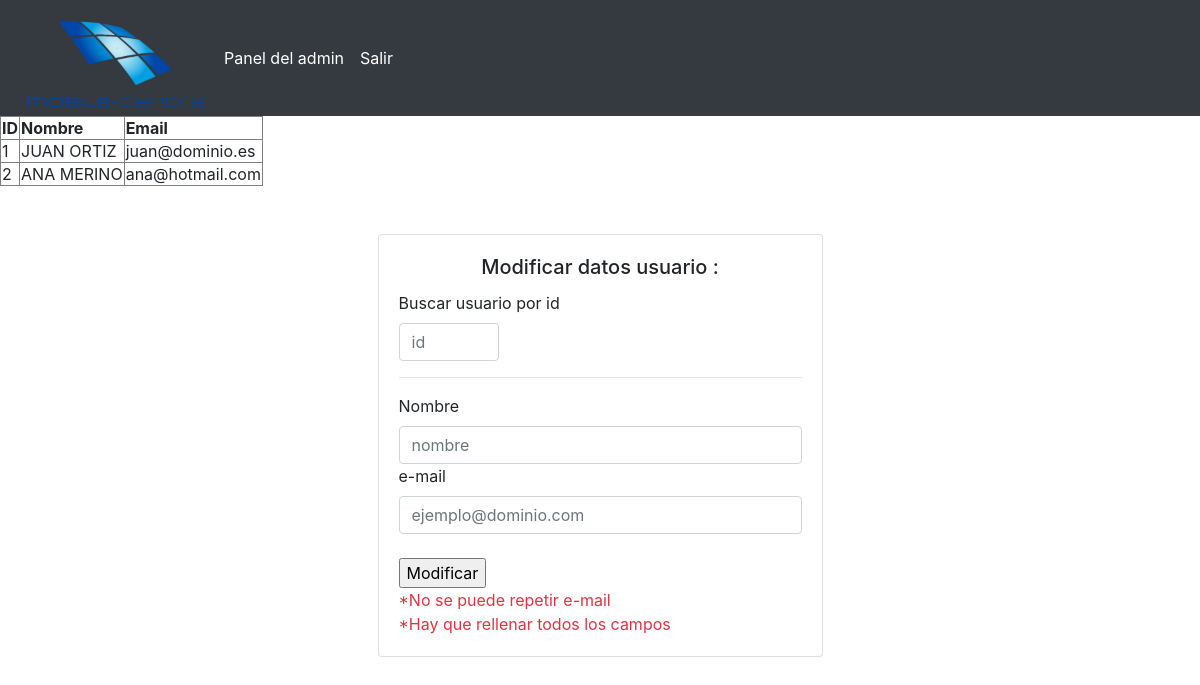
The page /datosuser.php on the database as committed earlier.
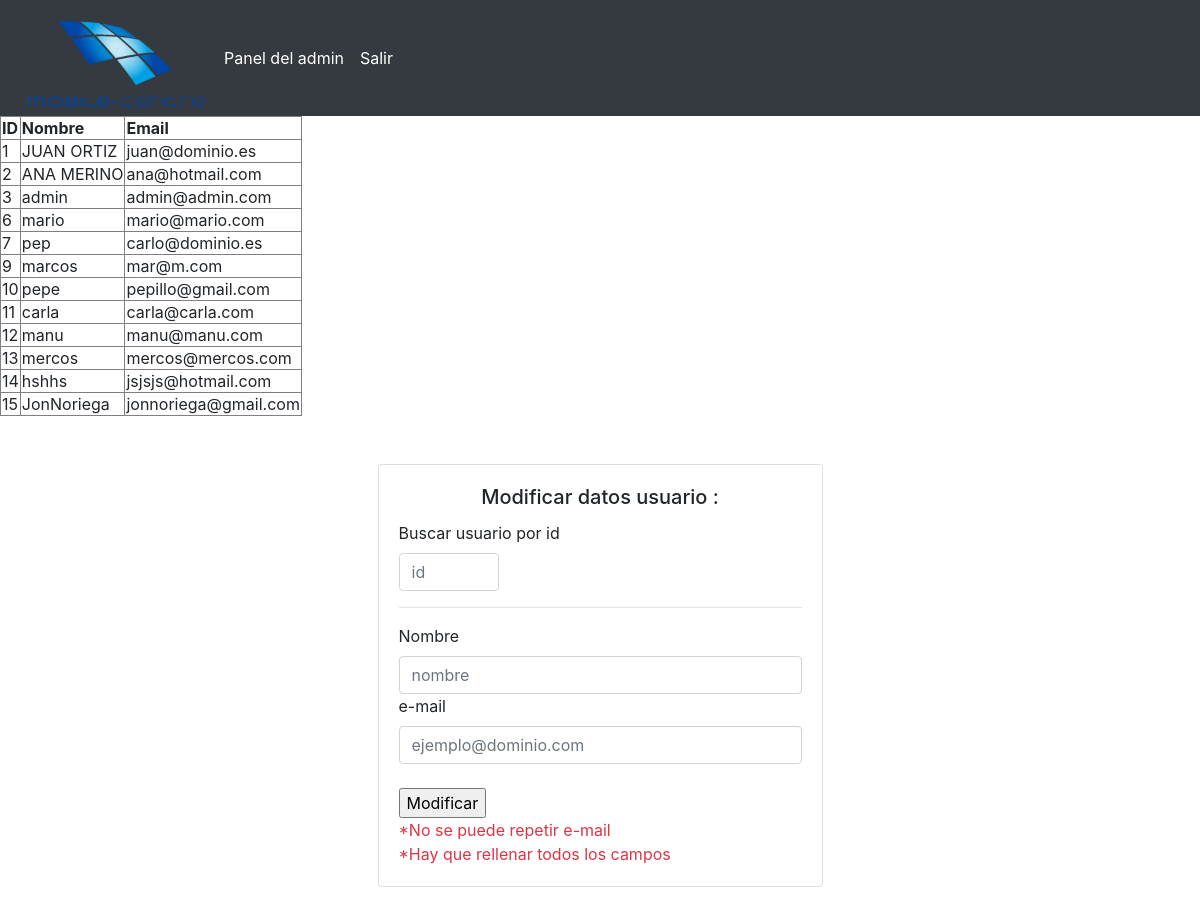
The same page on the database as committed later.
### tables this page shows
CREATE TABLE IF NOT EXISTS `clientes` (
  `id` int(11) NOT NULL AUTO_INCREMENT,
  `nombre` varchar(50) NOT NULL,
  `email` varchar(50) NOT NULL,
  `hashpass` varchar(255) NOT NULL,
  `created` datetime NOT NULL DEFAULT CURRENT_TIMESTAMP,
  PRIMARY KEY (`id`),
  UNIQUE KEY `email` (`email`)
);

### datosuser.php (the view, shortened to what this page needs)
<html>
   <head>
      <link rel="stylesheet" href="css/bootstrap.min.css">
  <link rel="stylesheet" href="https://cdnjs.cloudflare.com/ajax/libs/font-awesome/4.7.0/css/font-awesome.min.css">
    </head>
	 <nav class="navbar navbar-expand-lg navbar-dark bg-dark">
        <img src="./images/logoweb.png" style="width:200px;height:100px;" />
  <div class="collapse navbar-collapse" id="navbarSupportedContent">
    <ul class="navbar-nav mr-auto ">
     <li class="nav-item active">
        <a class="nav-link" href="homeadmin.php">Panel del admin</a>
      </li>
      <li class="nav-item active">
        <a class="nav-link" href="?salir=salir">Salir</a>
      </li>
    </ul>
  </div>
</nav>
   <body>
      <?php
         if(isset($_POST['update'])) {
			 require("funcionConexion.php");
                $con=conexion("tienda");
            if(!$con ) {
               die('Could not connect: ' . mysqli_error());
            }
            $id = $_POST['id'];
            $nombre = $_POST['nombre'];
            $email = $_POST['email'];
            $consulta = "UPDATE clientes SET nombre = '$nombre', email='$email' WHERE id = '$id'" ;
			$respuesta=mysqli_query($con,$consulta);
            mysqli_close($con);
            header("Location: datosuser.php");
         }else
		 {
            ?>
			<?php
                $con=conexion("tienda");
			$consulta="SELECT * FROM clientes";
			$respuesta=mysqli_query($con,$consulta);
				echo "<table border='1'>
				<tr>
				<th>ID</th>
				<th>Nombre</th>
				<th>Email</th>
				</tr>";
				while($row = mysqli_fetch_array($respuesta))
				{
				echo "<tr>";
				echo "<td>" . $row['id'] . "</td>";
				echo "<td>" . $row['nombre'] . "</td>";
				echo "<td>" . $row['email'] . "</td>";
				echo "</tr>";
				}
			echo "</table>";
			?>
			<div id="mover">
               <form method = "post" action = "<?php $_PHP_SELF ?>">
			   <div class="container">
    <div class="row">
      <div class="col-sm-9 col-md-5 col-lg-5 mx-auto">
        <div class="card card-signin my-5">
          <div class="card-body">
            <h5 class="card-title text-center">Modificar datos usuario :</h5>
            <form class="form-signin">
			<div class="form-label-group">
			  <label for="inputEmail">Buscar usuario por id</label>
                <input name = "id" type = "id" id = "id" class="form-control w-25"  placeholder="id" required autofocus>
              </div>
			  <hr>
              <div class="form-label-group">
			  <label for="inputEmail">Nombre</label>
                <input name = "nombre" type = "text" id = "nombre" class="form-control"  placeholder="nombre" required autofocus>
              </div>
              <div class="form-label-group">
			  <label for="inputPassword">e-mail</label>
                <input name = "email" type = "email" id = "email" class="form-control" placeholder="ejemplo@dominio.com" required>
              </div>
<br/>
                <input name = "update" type = "submit"  value = "Modificar" >
				<br/><a class="text-danger">*No se puede repetir e-mail<a/>
			  <br/><a class="text-danger">*Hay que rellenar todos los campos<a/>
            </form>
          </div>
        </div>
      </div>
    </div>
  </div>
               </form>
			   </div>
            <?php
         }
      ?>
   </body>
</html>

Rows that differ between the two databases and show on the page:
added clientes: id "3", nombre "admin", email "admin@admin.com"
added clientes: id "6", nombre "mario", email "mario@mario.com"
added clientes: id "7", nombre "pep", email "carlo@dominio.es"
added clientes: id "9", nombre "marcos", email "mar@m.com"
added clientes: id "10", nombre "pepe", email "pepillo@gmail.com"
added clientes: id "11", nombre "carla", email "carla@carla.com"
added clientes: id "12", nombre "manu", email "manu@manu.com"
added clientes: id "13", nombre "mercos", email "mercos@mercos.com"
added clientes: id "14", nombre "hshhs", email "jsjsjs@hotmail.com"
added clientes: id "15", nombre "JonNoriega", email "jonnoriega@gmail.com"
